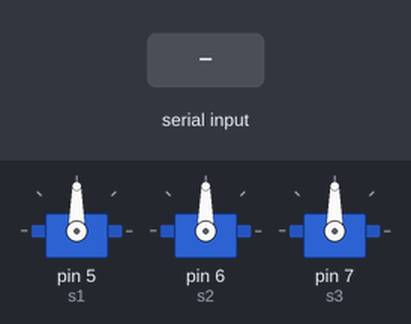
A sketch run on a simulated Arduino Uno, built with avr-gcc and run on an emulated ATmega328P. Shown: 3 × servo. The inputs (shaded band) are chosen by the test bench.

Above: at 1.2 s.
1.3 s: "1#F" received over the second serial link
At 3.5 s:
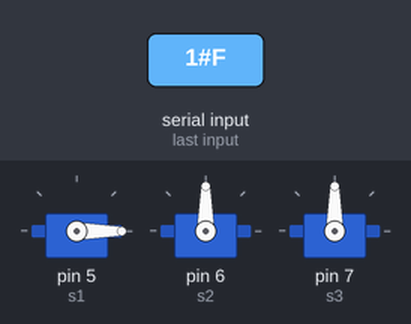
3.8 s: "2#F" received over the second serial link
At 5.5 s:
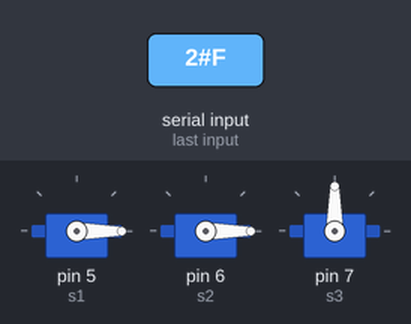
6.3 s: "3#F" received over the second serial link
At 8.6 s:
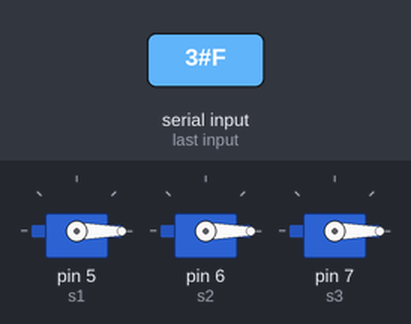
Timing chart, 0 to 10.1 s (numbered marks = the images above; inputs shaded):
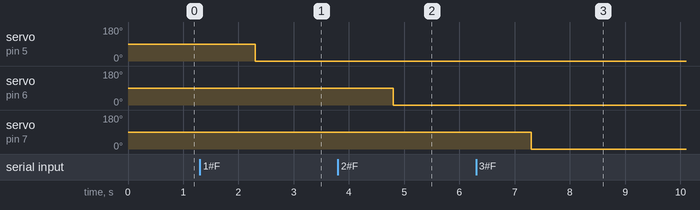

The sketch:

varios_servo_bluetooth_v1.ino
```cpp
#include <Servo.h>
#include <SoftwareSerial.h>
SoftwareSerial bluetooth(2, 3);// TX,RX

Servo s1,s2,s3;

String bt,bta,btb,btc;

int d1,d2,d3;

void setup()
{
  s1.attach(5);
  s2.attach(6);
  s3.attach(7);
  Serial.begin(9600);
  bluetooth.begin(9600);
}

void loop()
{
  if(bluetooth.available())
  {
    bt=bluetooth.readString();
    if(bt.indexOf("1#F") > -1)//servo 1
    {
      bta=bt.substring(3,bt.length());
      btb=bta.indexOf('>');
      btc=bta.substring(0,btb.toInt());
      Serial.println(btc);
      d1 = (btc.toInt());
      s1.write(d1);
    }
    if(bt.indexOf("2#F") > -1)//servo 2
    {
      bta=bt.substring(3,bt.length());
      btb=bta.indexOf('>');
      btc=bta.substring(0,btb.toInt());
      Serial.println(btc);
      d2 = (btc.toInt());
      s2.write(d2);
    }
    if(bt.indexOf("3#F") > -1)//servo 3
    {
      bta=bt.substring(3,bt.length());
      btb=bta.indexOf('>');
      btc=bta.substring(0,btb.toInt());
      Serial.println(btc);
      d3 = (btc.toInt());
      s3.write(d3);
    }
  }
}
```

Measured:
- after the input at 1.3 s, servo on pin 5 (s1): 90° → 0° after 1.0 s
- after the input at 3.8 s, servo on pin 6 (s2): 90° → 0° after 1.0 s
- after the input at 6.3 s, servo on pin 7 (s3): 90° → 0° after 1.0 s
